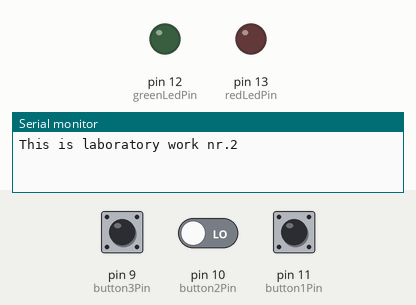
Simulated run of this program. Board: Arduino Uno, built with avr-gcc and run on an emulated ATmega328P. On the bench: output pins drawn as LEDs (lit = HIGH), the last lines printed to the serial monitor. Dashed ring = blinking. Inputs (shaded band) come from the test bench; at power-on: pin 9 (button3Pin) LOW, pin 11 (button1Pin) LOW, pin 10 (button2Pin) LOW.

Above: at 1.2 s.
1.3 s: pin 9 (button3Pin) pulled HIGH for 0.15 s
At 2.3 s:
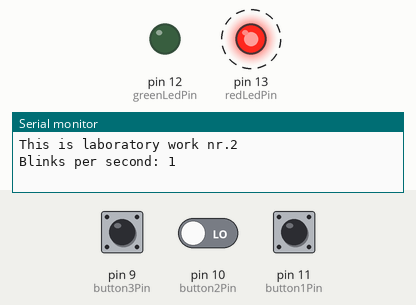
4.4 s: pin 11 (button1Pin) pulled HIGH for 0.15 s
At 5.7 s:
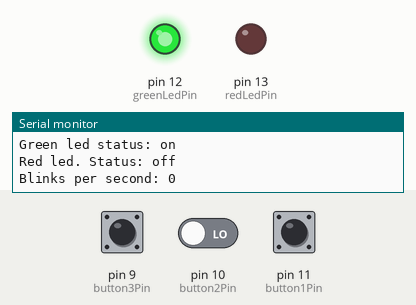
6.0 s: pin 11 (button1Pin) pulled HIGH for 1 s
At 8.0 s:
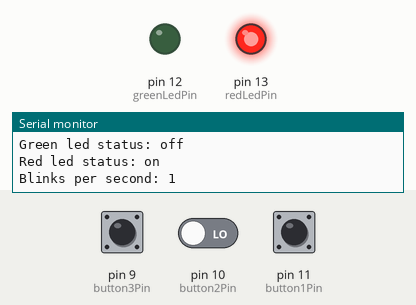
9.0 s: pin 11 (button1Pin) pulled HIGH for 3.2 s
At 12.7 s:
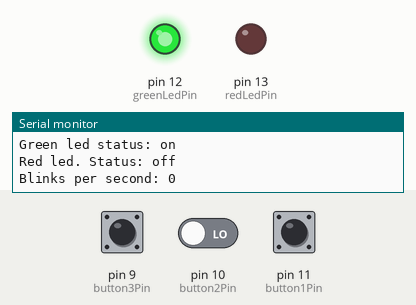
13.7 s: pin 9 (button3Pin) pulled HIGH for 1 s
At 14.7 s:
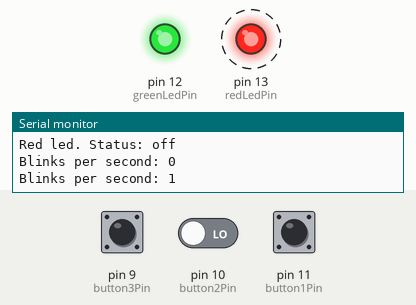
Timing chart, 0 to 18.7 s (numbered marks = the images above; inputs shaded):
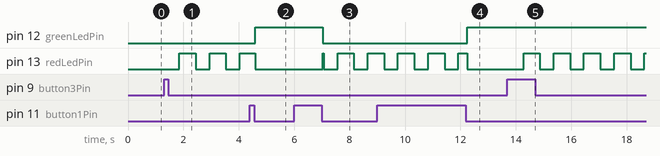

The program:

main.cpp
```cpp
#include "Button.h"
#include "Led.h"

#include <Arduino.h>
#include <stdio.h>
#include <Arduino_FreeRTOS.h>
#include <semphr.h>

const int button1Pin = 11;
const int button2Pin = 10;
const int button3Pin = 9;

const int redLedPin = 13;
const int greenLedPin = 12;

byte lastButton1State = false;
byte lastButton2State = false;
byte lastButton3State = false;

byte redLedState = LOW;
byte greenLedState = LOW;

Button button1;
Button button2;
Button button3;

Led redLed;
Led greenLed;

byte blinksPerSecond = 0;
byte counter = 0;

byte lastGreenLedState = false;
byte lastGreenLedState2 = false;

static unsigned long lastButton2Time = 0;
static unsigned long lastButton3Time = 0;

SemaphoreHandle_t greenLedStateMutex;

void task1(void *pvParameters)
{
  while(1)
  {
    bool button1State = button1.readButton();
    if (button1State != lastButton1State)
    {
      lastButton1State = button1State;
      if (button1State == false)
      {
        if (greenLedState == true)
        {
          greenLedState = false;
        }
        else
        {
          greenLedState = true;
        }
        xSemaphoreTake(greenLedStateMutex, portMAX_DELAY);
        greenLed.switchLight(greenLedState);
        xSemaphoreGive(greenLedStateMutex);
      }
    }
    vTaskDelay(100 / portTICK_PERIOD_MS);
  }
}

void task2(void *pvParameters)
{
  while(1)
  {
    bool currentGreenLedState = greenLedState;
    if (lastGreenLedState != currentGreenLedState)
    {
      lastGreenLedState = currentGreenLedState;
      if (currentGreenLedState == false)
      {
        blinksPerSecond = 1;
        xSemaphoreTake(greenLedStateMutex, portMAX_DELAY);
        redLed.switchLight(true);
        xSemaphoreGive(greenLedStateMutex);
      }
      else if (currentGreenLedState == true)
      {
        blinksPerSecond = 0;
        xSemaphoreTake(greenLedStateMutex, portMAX_DELAY);
        redLed.switchLight(false);
        xSemaphoreGive(greenLedStateMutex);
      }
    }
    vTaskDelay(100 / portTICK_PERIOD_MS);
  }
}

void task3(void *pvParameters)
{
  while(1)
  {
    bool button2State = button2.readButton();
    if (button2State == lastButton2State && (millis() - lastButton2Time) > 50)
    {
      lastButton2State = button2State;
      lastButton2Time = millis();
      if (button2State == false)
      {
        blinksPerSecond++;
      }
    }

    bool button3State = button3.readButton();
    if (button3State == lastButton3State && (millis() - lastButton3Time) > 50)
    {
      lastButton3State = button3State;
      lastButton3Time = millis();
      if (button3State == false)
      {
        if (blinksPerSecond > 0)
        {
          blinksPerSecond--;
        }
        else if (blinksPerSecond == 0)
        {
          redLed.switchLight(true);
        }
      }
    }

    if (blinksPerSecond > 0)
    {
        int interval = 1000 / blinksPerSecond;
        redLed.switchLight(false);
        delay(interval / 2);
        redLed.switchLight(true);
        delay(interval / 2);
    }
    vTaskDelay(100 / portTICK_PERIOD_MS);
  }
}

void task4(void *pvParameters)
{
  while(1)
  {
    if (lastGreenLedState2 != greenLedState)
    {
      lastGreenLedState2 = greenLedState;
      if (greenLedState == true)
      {
        Serial.println("Monitoring leds:");
        Serial.println("Green led status: on");
        Serial.println("Red led. Status: off");
      }
      else
      {
        Serial.println("Monitoring leds:");
        Serial.println("Green led status: off");
        Serial.println("Red led status: on");
      }
    }

    if (counter != blinksPerSecond)
    {
      if (counter < blinksPerSecond)
      {
        Serial.print("Blinks per second: ");
        Serial.println(blinksPerSecond);
      }
      else if (counter > blinksPerSecond)
      {
        Serial.print("Blinks per second: ");
        Serial.println(blinksPerSecond);
      }
      counter = blinksPerSecond;
    }
    vTaskDelay(100 / portTICK_PERIOD_MS);
  }
}

void setup()
{
  button1.setPin(button1Pin);
  button1.setup();

  button2.setPin(button2Pin);
  button2.setup();

  button3.setPin(button3Pin);
  button3.setup();

  redLed.setPin(redLedPin);
  redLed.setup();

  greenLed.setPin(greenLedPin);
  greenLed.setup();

  Serial.begin(9600);
  Serial.println("This is laboratory work nr.2");

  greenLedStateMutex = xSemaphoreCreateMutex();

  xTaskCreate(task1, "Task 1", 128, NULL, 1, NULL);
  xTaskCreate(task2, "Task 2", 128, NULL, 2, NULL);
  xTaskCreate(task3, "Task 3", 128, NULL, 3, NULL);
  xTaskCreate(task4, "Task 4", 64, NULL, 4, NULL);
}

void loop()
{
};
```

Button.cpp
```cpp
#include "Button.h"

Button::Button() {}

void Button::setPin(int pin)
{
  buttonPin = pin;
}

void Button::setup()
{
  pinMode(buttonPin, INPUT);
}

bool Button::readButton()
{
    if (digitalRead(buttonPin) == HIGH)
    {
      return true;
    } else
    {
      return false;
    }
}
```

Button.h
```cpp
#ifndef BUTTON_H
#define BUTTON_H

#include <Arduino.h>

class Button
{
    private:
        int buttonPin;
    public:
        Button();
        void setPin(int pin);
        void setup();
        bool readButton();
};

#endif
```

Led.cpp
```cpp
#include "Led.h"

Led::Led() {}

void Led::setPin(int pin)
{
  ledPin = pin;
}

void Led::setup()
{
  pinMode(ledPin, OUTPUT);
}

void Led::switchLight(bool ledState)
{
    bool state = ledState;
    if (state == true)
    {
      digitalWrite(ledPin, HIGH);
    } else
    {
      digitalWrite(ledPin, LOW);
    }
}
```

Led.h
```cpp
#ifndef LED_H
#define LED_H

#include <Arduino.h>

class Led
{
    private:
        int ledPin;
        byte ledState = LOW;
    public:
        Led();
        void setPin(int pin);
        void setup();
        void switchLight(bool ledState);
};

#endif
```

Measured:
- after the input at 1.3 s, pin 13 (redLedPin): alternates HIGH for 0.59 s and LOW for 0.50 s, starting after 0.55 s
- after the input at 4.4 s, pin 12 (greenLedPin): LOW → HIGH after 0.19 s; pin 13 (redLedPin): goes on until 4.6 s, then stays LOW
- after the input at 6.0 s, pin 12 (greenLedPin): HIGH → LOW after 1.0 s; pin 13 (redLedPin): goes HIGH 0.04 s, LOW 0.50 s, HIGH 0.59 s, LOW 0.50 s, then HIGH, starting after 1.0 s
- after the input at 9.0 s, pin 12 (greenLedPin): LOW → HIGH after 3.3 s
- after the input at 13.7 s, pin 13 (redLedPin): alternates HIGH for 0.59 s and LOW for 0.50 s, starting after 0.58 s
